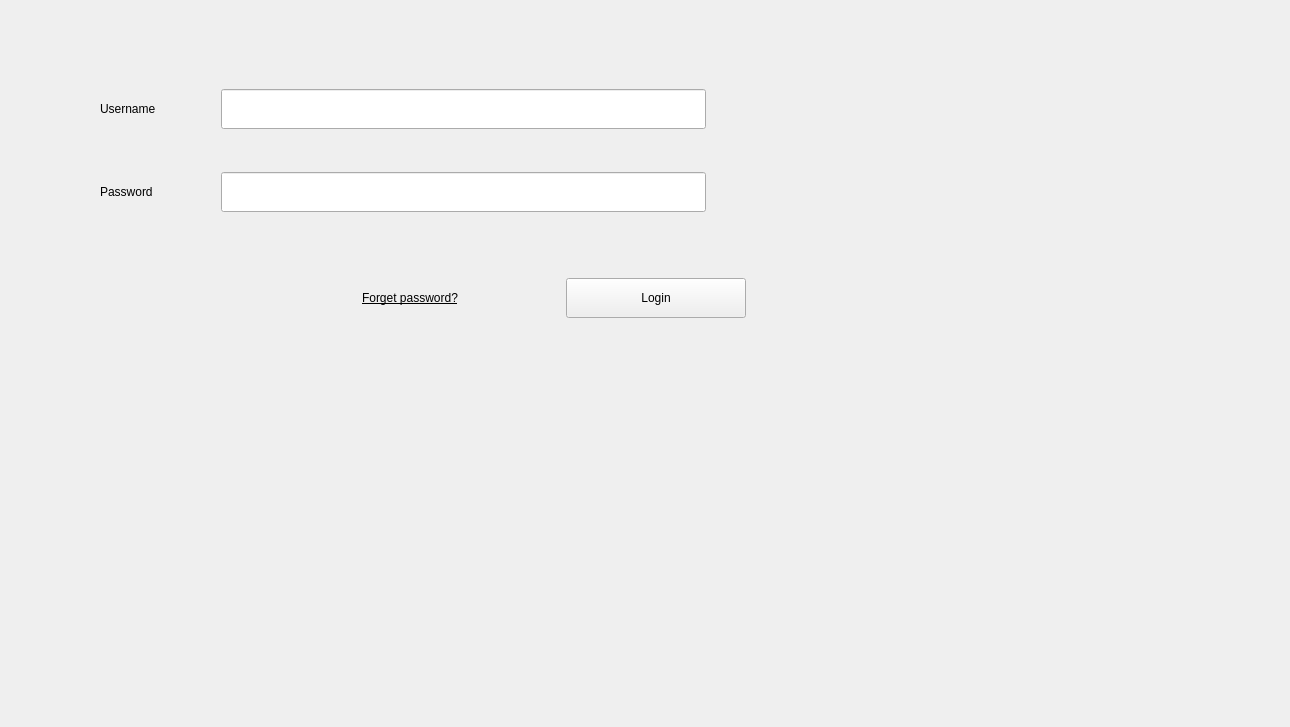
       <widget class="QWidget" name="loginScreenPage">
        <widget class="QWidget" name="loginScreenPageNestedWidget" native="true">
         <property name="geometry">
          <rect>
           <x>0</x>
           <y>7</y>
           <width>1281</width>
           <height>711</height>
          </rect>
         </property>
         <layout class="QVBoxLayout" name="verticalLayout_2">
          <item>
           <layout class="QVBoxLayout" name="loginScreenWAllMarginsVLayout">
            <item>
             <spacer name="loginScreenPageNestedWidgetTopMarginSpacer">
              <property name="orientation">
               <enum>Qt::Vertical</enum>
              </property>
              <property name="sizeType">
               <enum>QSizePolicy::MinimumExpanding</enum>
              </property>
              <property name="sizeHint" stdset="0">
               <size>
                <width>20</width>
                <height>40</height>
               </size>
              </property>
             </spacer>
            </item>
            <item>
             <layout class="QHBoxLayout" name="userInteractiveSectionWSideMarginsHLayout">
              <item>
               <spacer name="loginScreenPageNestedWidgetLeftMarginSpacer">
                <property name="orientation">
                 <enum>Qt::Horizontal</enum>
                </property>
                <property name="sizeType">
                 <enum>QSizePolicy::Fixed</enum>
                </property>
                <property name="sizeHint" stdset="0">
                 <size>
                  <width>100</width>
                  <height>20</height>
                 </size>
                </property>
               </spacer>
              </item>
              <item>
               <layout class="QVBoxLayout" name="loginScreenUserEntryButtonsVLayout">
                <item>
                 <layout class="QHBoxLayout" name="loginScreenPageNestedWidgetUserEntryHLayout">
                  <item>
                   <layout class="QVBoxLayout" name="loginScreenPageNestedWidgetUserEntryVLayout">
                    <item>
                     <layout class="QHBoxLayout" name="loginScreenPageNestedWidgetUsernameEntryHLayout">
                      <item>
                       <widget class="QLabel" name="loginUsernameLabel">
                        <property name="minimumSize">
                         <size>
                          <width>115</width>
                          <height>40</height>
                         </size>
                        </property>
                        <property name="maximumSize">
                         <size>
                          <width>115</width>
                          <height>40</height>
                         </size>
                        </property>
                        <property name="text">
                         <string>Username</string>
                        </property>
                       </widget>
                      </item>
                      <item>
                       <widget class="QLineEdit" name="loginScreenPageNestedWidgetUserNameLineEdit">
                        <property name="sizePolicy">
                         <sizepolicy hsizetype="Expanding" vsizetype="Fixed">
                          <horstretch>1</horstretch>
                          <verstretch>0</verstretch>
                         </sizepolicy>
                        </property>
                        <property name="minimumSize">
                         <size>
                          <width>0</width>
                          <height>40</height>
                         </size>
                        </property>
                        <property name="maximumSize">
                         <size>
                          <width>16777215</width>
                          <height>40</height>
                         </size>
                        </property>
                       </widget>
                      </item>
                     </layout>
                    </item>
                    <item>
                     <spacer name="loginScreenPageNestedWidgetUserInfoEntrySpacer">
                      <property name="orientation">
                       <enum>Qt::Vertical</enum>
                      </property>
                      <property name="sizeType">
                       <enum>QSizePolicy::MinimumExpanding</enum>
                      </property>
                      <property name="sizeHint" stdset="0">
                       <size>
                        <width>20</width>
                        <height>37</height>
                       </size>
                      </property>
                     </spacer>
                    </item>
                    <item>
                     <layout class="QHBoxLayout" name="loginScreenPageNestedWidgetPaswordEntryHLayout">
                      <item>
                       <widget class="QLabel" name="loginScreenPageNestedWidgetPasswordLabel">
                        <property name="minimumSize">
                         <size>
                          <width>115</width>
                          <height>40</height>
                         </size>
                        </property>
                        <property name="maximumSize">
                         <size>
                          <width>115</width>
                          <height>40</height>
                         </size>
                        </property>
                        <property name="text">
                         <string>Password</string>
                        </property>
                       </widget>
                      </item>
                      <item>
                       <widget class="QLineEdit" name="loginScreenPageNestedWidgetPasswordLineEdit">
                        <property name="sizePolicy">
                         <sizepolicy hsizetype="Expanding" vsizetype="Fixed">
                          <horstretch>1</horstretch>
                          <verstretch>0</verstretch>
                         </sizepolicy>
                        </property>
                        <property name="minimumSize">
                         <size>
                          <width>0</width>
                          <height>40</height>
                         </size>
                        </property>
                        <property name="maximumSize">
                         <size>
                          <width>16777215</width>
                          <height>40</height>
                         </size>
                        </property>
                       </widget>
                      </item>
                     </layout>
                    </item>
                   </layout>
                  </item>
                  <item>
                   <spacer name="loginScreenPageNestedWidgetUserEntryRightMarginSpacer">
                    <property name="orientation">
                     <enum>Qt::Horizontal</enum>
                    </property>
                    <property name="sizeType">
                     <enum>QSizePolicy::Fixed</enum>
                    </property>
                    <property name="sizeHint" stdset="0">
                     <size>
                      <width>40</width>
                      <height>20</height>
                     </size>
                    </property>
                   </spacer>
                  </item>
                 </layout>
                </item>
                <item>
                 <spacer name="loginScreenPageNestedWidgetUserEntryButtonsSpacer">
                  <property name="orientation">
                   <enum>Qt::Vertical</enum>
                  </property>
                  <property name="sizeType">
                   <enum>QSizePolicy::MinimumExpanding</enum>
                  </property>
                  <property name="sizeHint" stdset="0">
                   <size>
                    <width>20</width>
                    <height>60</height>
                   </size>
                  </property>
                 </spacer>
                </item>
                <item>
                 <layout class="QHBoxLayout" name="loginScreenPageNestedWidgetForgetPasswordLogoutButtonsHLayout">
                  <item>
                   <spacer name="loginScreenPageNestedWidgetForgetPasswordLeftMarginSpacer">
                    <property name="sizePolicy">
                     <sizepolicy hsizetype="MinimumExpanding" vsizetype="Minimum">
                      <horstretch>0</horstretch>
                      <verstretch>0</verstretch>
                     </sizepolicy>
                    </property>
                    <property name="orientation">
                     <enum>Qt::Horizontal</enum>
                    </property>
                    <property name="sizeType">
                     <enum>QSizePolicy::MinimumExpanding</enum>
                    </property>
                    <property name="sizeHint" stdset="0">
                     <size>
                      <width>200</width>
                      <height>20</height>
                     </size>
                    </property>
                   </spacer>
                  </item>
                  <item>
                   <widget class="QPushButton" name="loginScreenPageNestedWidgetPasswordResetButton">
                    <property name="sizePolicy">
                     <sizepolicy hsizetype="Fixed" vsizetype="Fixed">
                      <horstretch>0</horstretch>
                      <verstretch>0</verstretch>
                     </sizepolicy>
                    </property>
                    <property name="minimumSize">
                     <size>
                      <width>220</width>
                      <height>40</height>
                     </size>
                    </property>
                    <property name="maximumSize">
                     <size>
                      <width>220</width>
                      <height>40</height>
                     </size>
                    </property>
                    <property name="font">
                     <font>
                      <underline>true</underline>
                     </font>
                    </property>
                    <property name="text">
                     <string>Forget password?</string>
                    </property>
                    <property name="flat">
                     <bool>true</bool>
                    </property>
                   </widget>
                  </item>
                  <item>
                   <spacer name="loginScreenButtonsSpacer">
                    <property name="sizePolicy">
                     <sizepolicy hsizetype="MinimumExpanding" vsizetype="Minimum">
                      <horstretch>0</horstretch>
                      <verstretch>0</verstretch>
                     </sizepolicy>
                    </property>
                    <property name="orientation">
                     <enum>Qt::Horizontal</enum>
                    </property>
                    <property name="sizeType">
                     <enum>QSizePolicy::MinimumExpanding</enum>
                    </property>
                    <property name="sizeHint" stdset="0">
                     <size>
                      <width>40</width>
                      <height>20</height>
                     </size>
                    </property>
                   </spacer>
                  </item>
                  <item>
                   <widget class="QPushButton" name="loginButton">
                    <property name="sizePolicy">
                     <sizepolicy hsizetype="Fixed" vsizetype="Fixed">
                      <horstretch>0</horstretch>
                      <verstretch>0</verstretch>
                     </sizepolicy>
                    </property>
                    <property name="minimumSize">
                     <size>
                      <width>180</width>
                      <height>40</height>
                     </size>
                    </property>
                    <property name="maximumSize">
                     <size>
                      <width>180</width>
                      <height>40</height>
                     </size>
                    </property>
                    <property name="text">
                     <string>    Login    </string>
                    </property>
                   </widget>
                  </item>
                 </layout>
                </item>
               </layout>
              </item>
              <item>
               <spacer name="loginScreenPageNestedWidgetRightMarginSpacer">
                <property name="orientation">
                 <enum>Qt::Horizontal</enum>
                </property>
                <property name="sizeType">
                 <enum>QSizePolicy::MinimumExpanding</enum>
                </property>
                <property name="sizeHint" stdset="0">
                 <size>
                  <width>40</width>
                  <height>20</height>
                 </size>
                </property>
               </spacer>
              </item>
             </layout>
            </item>
            <item>
             <spacer name="loginScreenPageNestedWidgetBottomMarginSpacer">
              <property name="orientation">
               <enum>Qt::Vertical</enum>
              </property>
              <property name="sizeType">
               <enum>QSizePolicy::MinimumExpanding</enum>
              </property>
              <property name="sizeHint" stdset="0">
               <size>
                <width>20</width>
                <height>400</height>
               </size>
              </property>
             </spacer>
            </item>
           </layout>
          </item>
         </layout>
        </widget>
       </widget>
